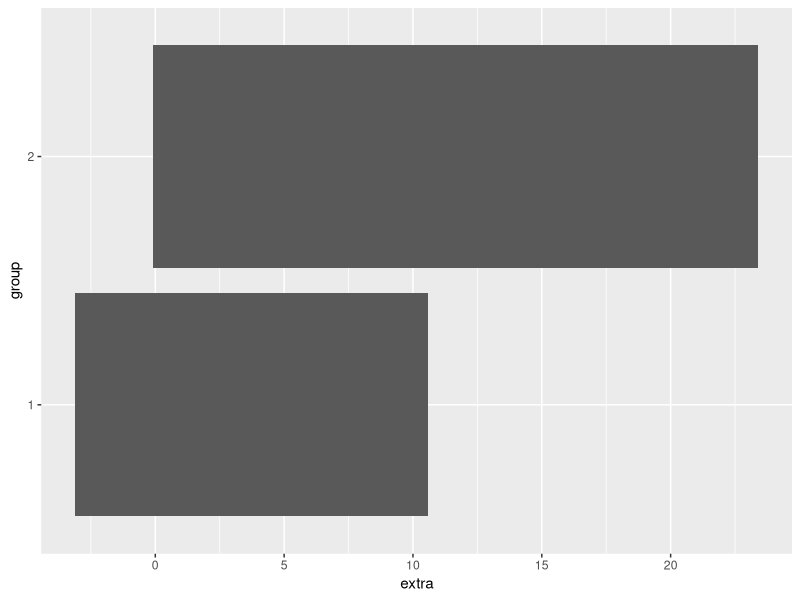

Write the R code that produced this figure.
## ---- chunk 1
knitr::opts_chunk$set(echo = TRUE)
library(tidyverse)
## ---- chunk 2
sp <- as_tibble(sleep)
dim(sp)
## ---- chunk 3

## ---- chunk 4
ggplot(data = sleep) + geom_bar(mapping = aes(x = extra, y = group), stat = "identity")
## ---- chunk 5

## ---- chunk 6
de <- tibble(share_2013 = c (41.5, 25.7, NA), share_2017 = c(33.0, 20.5, NA))
## ---- chunk 7

## ---- chunk 8

## ---- chunk 9

## ---- chunk 10

## ---- chunk 11

## ---- chunk 12

## ---- chunk 13

## ---- chunk 14

## ---- chunk 15

## ---- chunk 16

## ---- chunk 17

## ---- chunk 18
ir <- as.tibble(iris)
ir
dim(ir)
## ---- chunk 19

## ---- chunk 20

## ---- chunk 21

## ---- chunk 22

## ---- chunk 23

## ---- chunk 24

## ---- chunk 25

## ---- chunk 26

## ---- chunk 27

## ---- chunk 28

## ---- chunk 29

## ---- chunk 30

## ---- chunk 31

## ---- chunk 32

## ---- chunk 33

